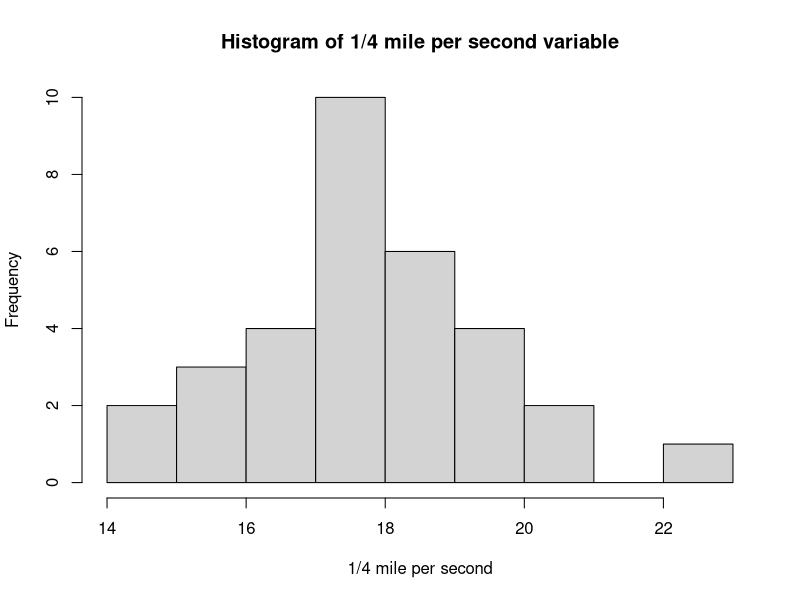
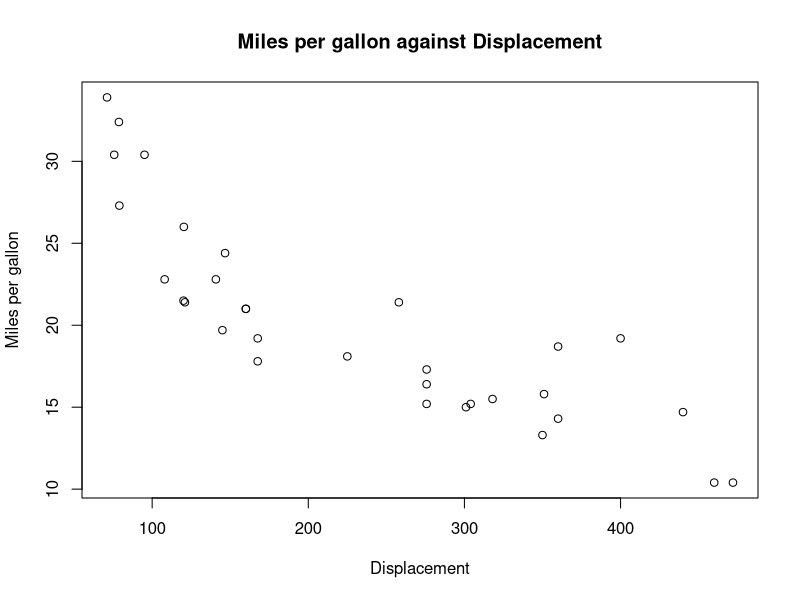
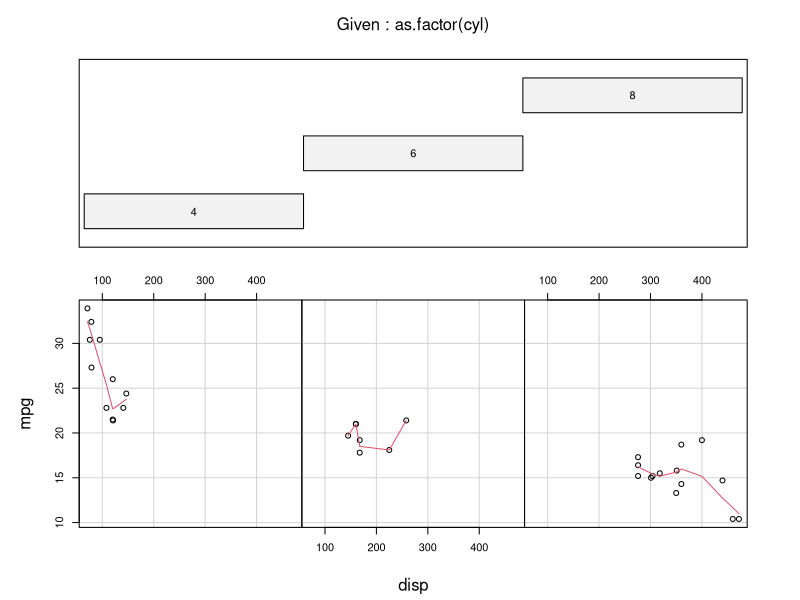
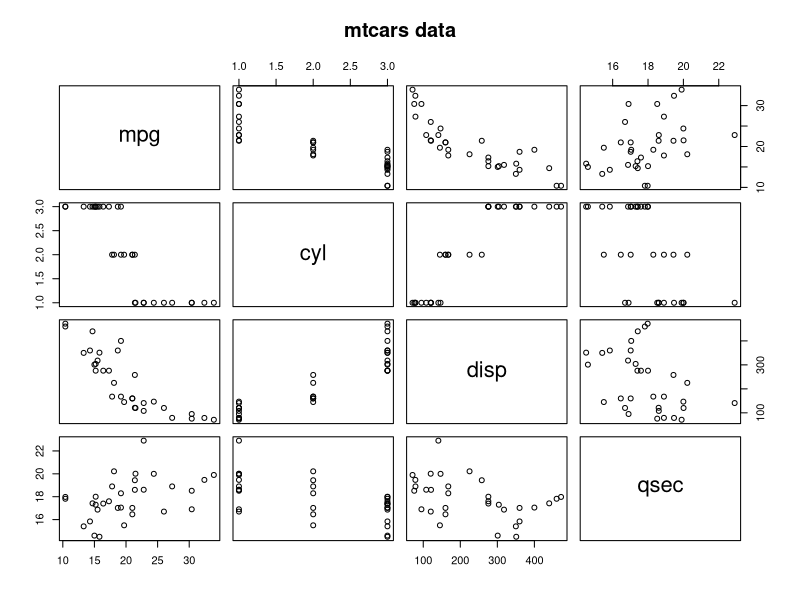

Write the R code that produced these figures, in order.
## ---- chunk 1
knitr::opts_chunk$set(echo = TRUE)
## ---- chunk 2
library(ggplot2)
require(ggplot2)
## ---- chunk 3
list.files()
## ---- chunk 4
1
## ---- chunk 5
c(1, 2, 3)
## ---- chunk 6
c("a", "b", "c")
## ---- chunk 7
c(1, 2, 3) + 1
## ---- chunk 8
c(1, 2, 3) * 2
## ---- chunk 9
c(1, 2, 3) %*% c(1, 2, 3) # = 1*1 + 2*2 + 3*3
## ---- chunk 10
seq(from = 1, to = 20, by = 1)
## ---- chunk 11
help(seq)
?seq
## ---- chunk 12
1:20
## ---- chunk 13
rep(x = 1, times = 20)
## ---- chunk 14
data.frame(1:10, seq(1, 20, 2), rep("letters", 10))
## ---- chunk 15
data.frame(seq_1 = 1:10, seq_2 = seq(1, 20, 2), letters = rep("letters", 10))
## ---- chunk 16
AirPassengers
## ---- chunk 17
head(mtcars)
## ---- chunk 18
str(mtcars)
## ---- chunk 19
rownames(mtcars)
colnames(mtcars)
## ---- chunk 20
summary(mtcars)
## ---- chunk 21
data <- mtcars # LHS assignment
mtcars -> data # RHS assignment
data = mtcars # LHS assigment - requires only one keystroke, not three :)
## ---- chunk 22
data$cyl = as.factor(data$cyl)
## ---- chunk 23
str(data$cyl)
## ---- chunk 24
data$vs = as.factor(data$vs)
data$am = as.factor(data$am)
data$gear = as.factor(data$gear)
data$carb = as.factor(data$carb)
## ---- chunk 25
data$carname = rownames(data)
## ---- chunk 26
rownames(data) = NULL
## ---- chunk 27
summary(data)
## ---- chunk 28
x = 1:10
x[c(3:5, 9)]
## ---- chunk 29
head(data[, 1])
## ---- chunk 30
head(data[, 1:3])
## ---- chunk 31
data[1:3, 1:3]
## ---- chunk 32
data[1:3, c("mpg", "cyl", "disp")]
## ---- chunk 33
hist(data$qsec, 
     main = "Histogram of 1/4 mile per second variable", 
     xlab = "1/4 mile per second")
## ---- chunk 34
summary(data$qsec)
## ---- chunk 35
?plot
## ---- chunk 36
plot(x = data$disp, y = data$mpg,
     main = "Miles per gallon against Displacement",
     xlab = "Displacement",
     ylab = "Miles per gallon")
## ---- chunk 37
coplot(formula = mpg ~ disp | as.factor(cyl), data = data,
       panel = panel.smooth, rows = 1)
## ---- chunk 38
pairs(data[, c("mpg","cyl","disp","qsec")], main = "mtcars data")
